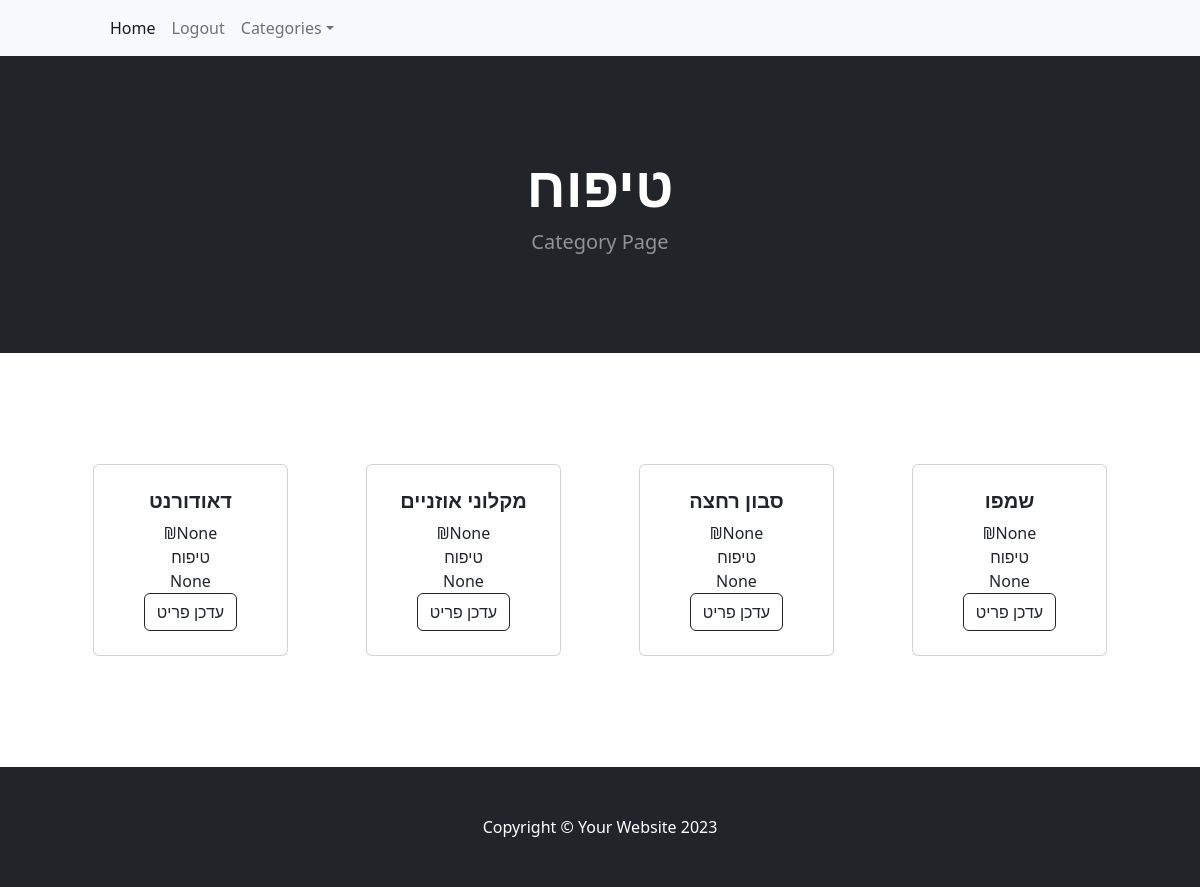
Page /category/טיפוח (signed in) on the committed database.
### tables this page shows
CREATE TABLE categories (
        id INTEGER PRIMARY KEY AUTOINCREMENT,
        name TEXT UNIQUE NOT NULL
    );

CREATE TABLE products (
        id INTEGER PRIMARY KEY AUTOINCREMENT,
        name TEXT NOT NULL,
        unit TEXT ,
        price REAL,
        category_id INTEGER,
        FOREIGN KEY (category_id) REFERENCES categories(id)
    );

### WebApp/app.py (the view)
@app.route('/category/<category_name>')
def category_name(category_name):
    categories =  database_read(f"select * from categories order by name;")
    cat_items = database_read(f"select p.*,cat.name as catName from products p left JOIN categories  cat on category_id = cat.id where cat.name ='{category_name}';")
    return render_template('category.html', cat=category_name,cat_items=cat_items,categories=categories)

### WebApp/HandelDB.py (called while the page is built)
def database_read(sql,data=None):
    connection = sqlite3.connect(database_filename)
    connection.row_factory = sqlite3.Row
    db = connection.cursor()
    if data:
         db.execute(sql, data)
    else:
         db.execute(sql)
    records = db.fetchall()
    rows = [dict(record) for record in records]
    db.close()
    connection.close()
    return rows

### WebApp/app.py (called while the page is built)
@app.context_processor
def inject_user():
    return dict(user=flask_login.current_user)

@login_manager.user_loader
def load_user(userid):
    users = database_read(f"select  * from accounts where userid='{userid}';")
    if len(users)!=1:
        return None
    else:
        user = User(users[0]['userid'],users[0]['email'],users[0]['name'])
        user.id = userid
        return user

@app.teardown_appcontext
def close_connection(exception):
    db = getattr(g, '_database', None)
    if db is not None:
        db.close()

@app.context_processor
def inject_collected_count():
    def get_collected_count(list_id=None):
        if list_id is None:
            return 0
        sql = f"SELECT COUNT(*) as count FROM product_in_list WHERE list_id = '{list_id}' AND collected = 1"
        result = database_read(sql)
        return result[0]['count'] if result else 0
    return dict(get_collected_count=get_collected_count)

@app.after_request
def add_header(response):
    if request.path.endswith('service-worker.js'):
        response.headers['Content-Type'] = 'application/javascript'
    if request.path.endswith('manifest.json'):
        response.headers['Content-Type'] = 'application/manifest+json'
    return response

### WebApp/templates/category.html (shortened to what this page needs)
{% extends 'base.html' %}
{% block content %}
        <header class="bg-dark py-5">
            <div class="container px-4 px-lg-5 my-5">
                <div class="text-center text-white">
                    <h1 class="display-4 fw-bolder">{{cat}}</h1>
                    <p class="lead fw-normal text-white-50 mb-0">Category Page</p>
                </div>
            </div>
        </header>
        <section class="py-5">
            <div class="container px-4 px-lg-5 mt-5">
                <div class="row gx-4 gx-lg-5 row-cols-2 row-cols-md-3 row-cols-xl-4 justify-content-center">
                    {%for product in cat_items%}
                    <div class="col mb-5">
                        <div class="card" style="margin: 15px;">
                            <div class="card-body p-4">
                                <div class="text-center">
                                    <h5 class="fw-bolder">{{product.name}}</h5>
                                     &#8362;{{product.price}}
                                    <br>
                                    {{product.catName}}
                                    <br>
                                    {{product.unit}}
                                    <br>
                                     <a class="btn btn-outline-dark mt-auto" href="{{ url_for('edit_product', product_id= product.id) }}">עדכן פריט</a>
                                </div>
                            </div>
                        </div>
                    </div>
                    {% endfor%}
            </div>
            </div>
        </section>
    {% endblock %}

### rows in the picture
categories: name "טיפוח"
products: name "דאודורנט", price "None", catName "טיפוח", unit "None"
products: name "מקלוני אוזניים", price "None", catName "טיפוח", unit "None"
products: name "סבון רחצה", price "None", catName "טיפוח", unit "None"
products: name "שמפו", price "None", catName "טיפוח", unit "None"
